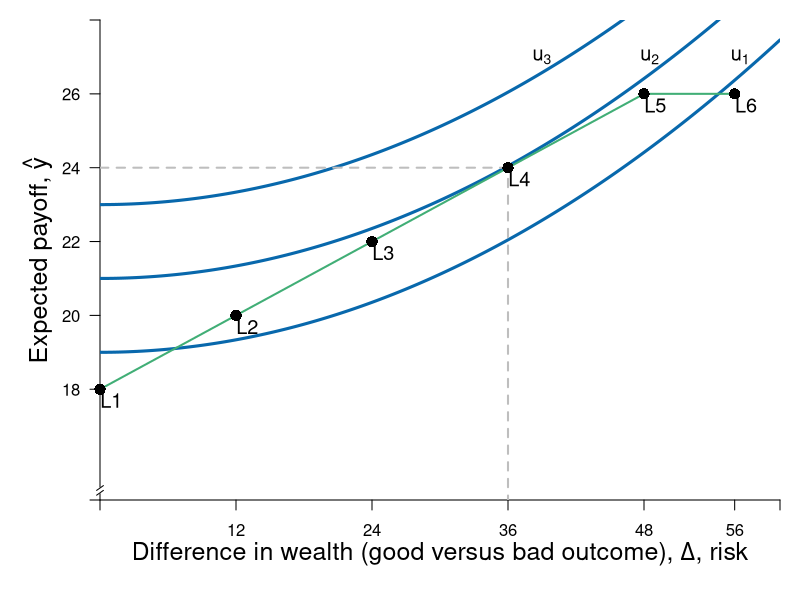

Here is the R script that generated this plot:
require(shape)
require(plotrix)

pdf(file = "risk/risk_experiments.pdf", width = 9, height = 7)

#Set parameters for graphics
axislabelsize <- 1.5
labelsize <- 1.2
graphlinewidth <- 3
segmentlinewidth <- 2
a <- c(2, 4, 6)


COL <- c("#7fc97f", "#beaed4", "#fdc086", "#ffff99", "#386cb0", "#f0027f", "#bf5b17", "#666666")
COLA <- c("#e0f3db", "#99d8c9","#66c2a4","#41ae76", "#238b45", "#005824")
COLB <- c("#c6dbef", "#4eb3d3", "#2b8cbe", "#0868ac","#084081")
COLC <- c("#fcfbfd", "#efedf5", "#dadaeb", "#bcbddc", "#9e9ac8", "#807dba", "#6a51a3", "#54278f", "#3f007d")

par(mar =  c(5, 5, 1, 1))
xlims <- c(0, 60)
ylims <- c(15, 28)

riskreturn <- function(g, int1 = 14, int2 = 4, coeff = 1/3){
  int1 - (int2 - (coeff)*g)^2
}

indiffA <- function(g, intercept = 3, slope = 0.125){
  intercept  + slope*g^2
}


#Plot command 
plot(0, 0, 
     xlim = xlims, 
     ylim = ylims, 
     type = "n",
     xlab = expression(paste("")),
     ylab = expression(paste("")), 
     axes = FALSE,
     cex.lab = axislabelsize, 
     bty = "n", 
     xaxs="i", 
     yaxs="i"
)


#Customize ticks and labels for the plot
# ticksy <- seq(ylims[1], ylims[2], 3)
# ylabels <- seq(ylims[1], ylims[2], 3)
# ticksx <- seq(xlims[1], xlims[2], 5)
# xlabels <- seq(xlims[1], xlims[2], 5)
ticksy <- c(ylims[1], 18, 20, 22, 24, 26, ylims[2])
ylabels <- c(NA, 18, 20, 22, 24, 26, NA)
ticksx <- c(0, 12, 24, 36, 48, 56,  xlims[2])
xlabels <- c(NA, 12, 24, 36, 48, 56, NA)

axis(1, at = ticksx, pos = ylims[1], labels = xlabels)
axis(2, at = ticksy, pos = xlims[1], labels = ylabels, las = 1)
mtext(expression(paste("Difference in wealth (good versus bad outcome), ", Delta, ", risk")), side = 1, line = 2.5, cex = axislabelsize)
text(xlims[1] - 5.5, ylims[2] - 0.5*(ylims[2] - ylims[1]), expression(paste("Expected payoff, ", hat(y) )), xpd = TRUE, cex = axislabelsize, srt = 90) 

axis.break(axis = 2, bgcol="white", breakcol="black",
           style="slash", brw=0.01)



npts <- 500 
xx1 <- seq(xlims[1], xlims[2], length.out = npts)
#lines(xx1, riskreturn(xx1), col = COLA[4], lwd = graphlinewidth, lty = 1)
lines(xx1, indiffA(xx1, intercept = 21, slope = 0.00235), col = COLB[4], lwd = graphlinewidth, lty = 1)
#Low
lines(xx1, indiffA(xx1, intercept = 19, slope = 0.00235), col = COLB[4], lwd = graphlinewidth, lty = 1)
#high
lines(xx1, indiffA(xx1, intercept = 23, slope = 0.00235), col = COLB[4], lwd = graphlinewidth, lty = 1)


#lines(xx1, indiffA(xx1, intercept = 21, slope = 0.00235), col = COLB[4], lwd = graphlinewidth, lty = 1)
# lines(xx1, indiffA(xx1, intercept = 5.6), col = COLB[4], lwd = graphlinewidth, lty = 1)
# lines(xx1, indiffA(xx1, intercept = 9), col = COLB[4], lwd = graphlinewidth, lty = 1)

#Setting up the segments for the choices 
segments(0, 18, 12, 20, lty = 1, col = COLA[4], lwd = segmentlinewidth)
segments(12, 20, 24, 22, lty = 1, col = COLA[4], lwd = segmentlinewidth)
segments(24, 22, 36, 24, lty = 1, col = COLA[4], lwd = segmentlinewidth)
segments(36, 24, 48, 26, lty = 1, col = COLA[4], lwd = segmentlinewidth)
segments(48, 26, 56, 26, lty = 1, col = COLA[4], lwd = segmentlinewidth)


#For choice: 
segments(0, 24, 36, 24, lty = 2, col = "grey", lwd = segmentlinewidth)
segments(36, 0, 36, 24, lty = 2, col = "grey", lwd = segmentlinewidth)

points(0, 18, pch = 16, col = "black", cex = 1.5, xpd = TRUE)
text(0 + 1, 18 - 0.3, expression("L1"), cex = labelsize)
points(12, 20, pch = 16, col = "black", cex = 1.5, xpd = TRUE)
text(12 + 1, 20 - 0.3, expression("L2"), cex = labelsize)
points(24, 22, pch = 16, col = "black", cex = 1.5, xpd = TRUE)
text(24 + 1, 22 - 0.3, expression("L3"), cex = labelsize)
points(36, 24, pch = 16, col = "black", cex = 1.5, xpd = TRUE)
text(36 + 1, 24 - 0.3, expression("L4"), cex = labelsize)
points(48, 26, pch = 16, col = "black", cex = 1.5, xpd = TRUE)
text(48 + 1, 26 - 0.3, expression("L5"), cex = labelsize)
points(56, 26, pch = 16, col = "black", cex = 1.5, xpd = TRUE)
text(56 + 1, 26 - 0.3, expression("L6"), cex = labelsize)

#Add points a, b, c and c
segments(5.6, 0, 5.6, riskreturn(g = 5.6), lty = 2, col = "gray", lwd = segmentlinewidth)
segments(0, riskreturn(g = 5.6), 5.6, riskreturn(g = 5.6), lty = 2, col = "gray", lwd = segmentlinewidth)
points(5.6, riskreturn(g = 5.6), pch = 16, col = "black", cex = 1.5)
text(5.6 + 0.25, riskreturn(g = 5.6) - 0.3, expression(i), cex = labelsize)


segments(12, 0, 12, riskreturn(g = 12) , lty = 2, col = "gray", lwd = segmentlinewidth)
segments(0, riskreturn(g = 12) , 12, riskreturn(g = 12) , lty = 2, col = "gray", lwd = segmentlinewidth)
points(12, riskreturn(g = 12) , pch = 16, col = "black", cex = 1.5)
text(12 + 0.25, riskreturn(g = 12) - 0.3, expression(d), cex = labelsize)


points(1.8, riskreturn(g = 1.8) , pch = 16, col = "black", cex = 1.5)
text(1.8 + 0.25, riskreturn(g = 1.8) - 0.3, expression(a), cex = labelsize)


points(9.5, riskreturn(g = 9.5) , pch = 16, col = "black", cex = 1.5)
text(9.5 + 0.25, riskreturn(g = 9.5) - 0.3, expression(b), cex = labelsize)


#Label risk return schedule
text(14, 12.7, expression(paste(omega == g(Delta))), cex = labelsize)

#Label value functions
text(39, 27, expression(u[3]), cex = labelsize)
text(48.5, 27, expression(u[2]), cex = labelsize)
text(56.5, 27, expression(u[1]), cex = labelsize)


dev.off()
